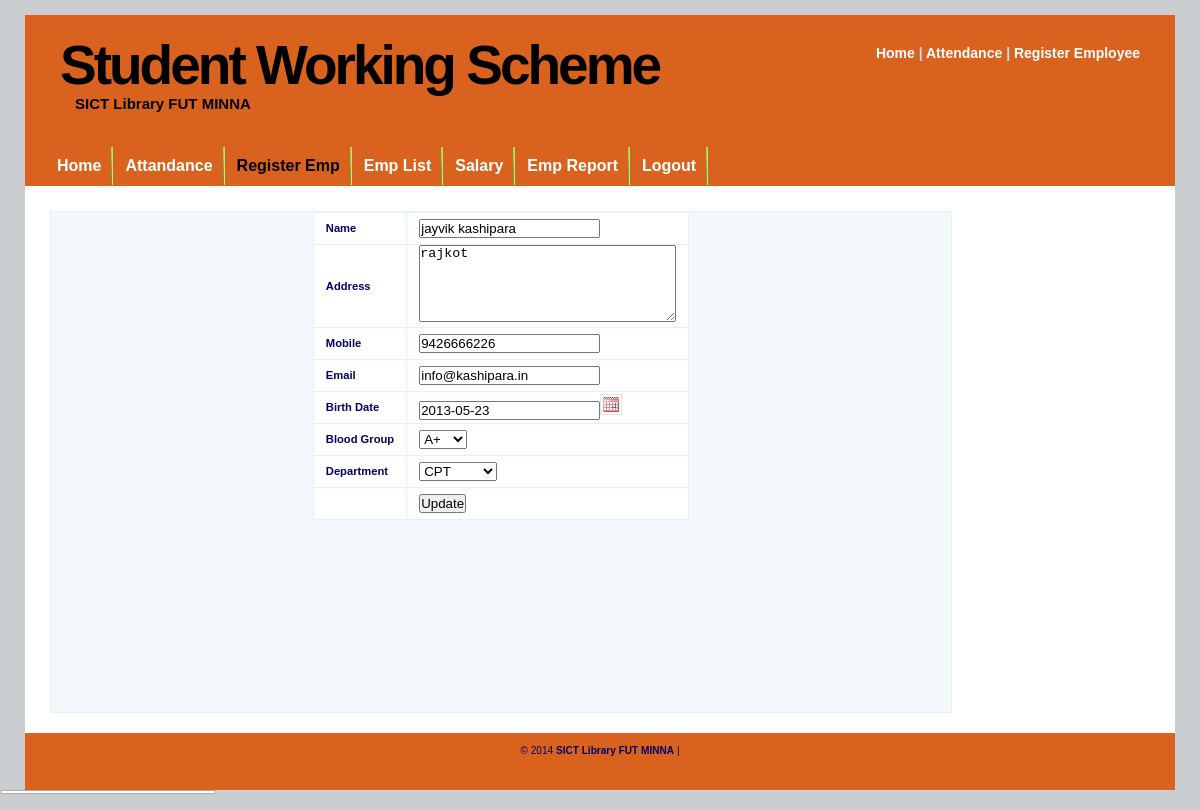
/EmployeeRegister.php?EmpID=23 (signed in), run on an earlier commit of the app's database.
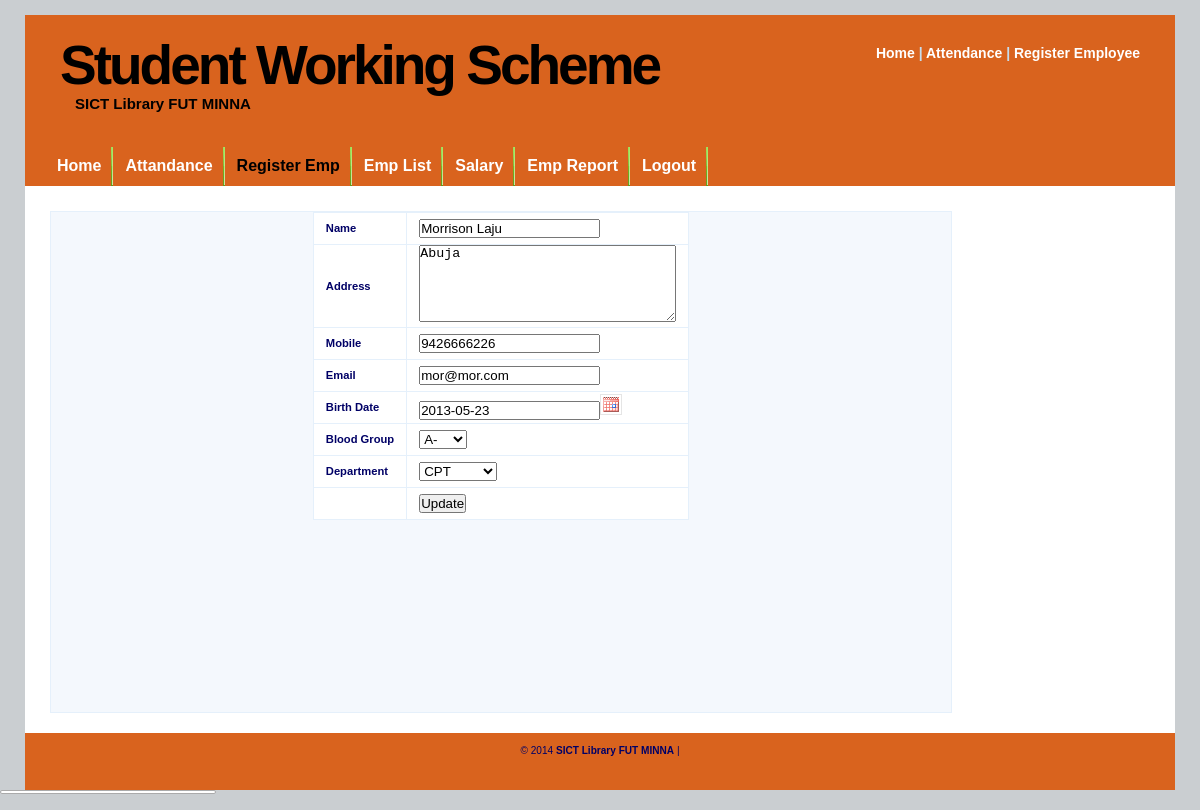
And on a later commit of the database.
### tables this page shows
CREATE TABLE IF NOT EXISTS `employee_detail` (
  `EmpID` int(10) NOT NULL AUTO_INCREMENT,
  `EmpName` varchar(255) NOT NULL,
  `EmpAddress` text NOT NULL,
  `EmpMobile` varchar(15) NOT NULL,
  `EmpEmail` varchar(50) NOT NULL,
  `EmpBirthdate` date NOT NULL,
  `EmpBloodGroup` varchar(5) NOT NULL,
  `EmpTechnology` varchar(20) NOT NULL,
  PRIMARY KEY (`EmpID`)
);

### class/dbclass.php (called while the page is built, shortened)
<?php
class MySQLCN {
   function MySQLCN() {
      $user = DB_USERNAME;
      $pass = DB_PASSWORD;
      $server = DB_SERVER;
      $conn = mysql_connect($server, $user, $pass);
      $this->CONN = $conn;
      return true;
   }
   function select($sql = "") {
      $conn = $this->CONN;
      $results = @mysql_query($sql, $conn);
      $count = 0;
      $data = array();
      while ($row = mysql_fetch_array($results)) {
        foreach ($row as $key => $value) {
            if (!is_array($value)) {
               $row[$key] = htmlspecialchars_decode($value, ENT_QUOTES);
            }
         }
         $data[$count] = $row;
         $count++;
      }
      return $data;
   }
}
?>

### class/EmpRegister.php (called while the page is built, shortened)
<?php
class EmpRegister extends MySQLCN {
    function get($EmpID) {
        $qry = "SELECT *
                FROM `employee_detail` ed LEFT JOIN salary_detail sd ON sd.EmpID = ed.EmpID
                WHERE ed.EmpID = '{$EmpID}'";
        return $this->select($qry);
    }
}
?>

### EmployeeRegister.php (the view, shortened to what this page needs)
<?php
require_once 'class/dbclass.php';
require_once 'class/EmpRegister.php';
$emp = new EmpRegister();
$EmpID = $_REQUEST['EmpID'];
if ($EmpID != NULL) {
    $result = $emp->get($EmpID);
}
?>
<!DOCTYPE html PUBLIC "-//W3C//DTD XHTML 1.0 Strict//EN" "http://www.w3.org/TR/xhtml1/DTD/xhtml1-strict.dtd">
<html xmlns="http://www.w3.org/1999/xhtml" xml:lang="en" lang="en">
<head>
    <?php require_once 'config/commonJS.php'; ?>
</head>
<body>
<div id="wrap">
    <?php @require_once 'menu/header.php'; ?>
    <?php @require_once 'menu/menu.php'; ?>
    <div id="content-wrap">
        <div id="main">
            <form id="formSubmit" method="post" action="process/processEmpRegister.php">
                <center>
                    <table class="tbl">
                        <tr>
                            <td><b>Name</b></td>
                            <td><input type="text" class="validate[required]" name="EmpName" id="EmpName"
                                       value="<?php echo $result[0]['EmpName']; ?>"/></td>
                        </tr>
                        <tr>
                            <td><b>Address</b></td>
                            <td><textarea rows="5" cols="30" class="validate[required]" name="EmpAddress"
                                          id="EmpAddress"><?php echo $result[0]['EmpAddress']; ?></textarea></td>
                        </tr>
                        <tr>
                            <td><b>Mobile</b></td>
                            <td><input class="validate[required,minSize[10],maxSize[14],custom[integer]]" type="text"
                                       class="validate[required]" name="EmpMobile" id="EmpMobile"
                                       value="<?php echo $result[0]['EmpMobile']; ?>"/></td>
                        </tr>
                        <tr>
                            <td><b>Email</b></td>
                            <td><input type="text" class="validate[required,custom[email]]" name="EmpEmail"
                                       id="EmpEmail" value="<?php echo $result[0]['EmpEmail']; ?>"/></td>
                        </tr>
                        <tr>
                            <td><b>Birth Date</b></td>
                            <td><input type="text" class="validate[required]" readonly name="EmpBirthdate"
                                       id="EmpBirthdate" value="<?php echo $result[0]['EmpBirthdate']; ?>"/></td>
                        </tr>
                        <tr>
                            <td><b>Blood Group</b></td>
                            <td><select name="EmpBloodGroup" id="EmpBloodGroup">
                                    <option
                                        value="A+" <?php echo $result[0]['EmpBloodGroup'] == 'A+' ? 'selected' : ''; ?> >
                                        A+
                                    </option>
                                    <option
                                        value="A-" <?php echo $result[0]['EmpBloodGroup'] == 'A-' ? 'selected' : ''; ?> >
                                        A-
                                    </option>
                                </select>
                            </td>
                        </tr>
                        <tr>
                            <td><b>Department</b></td>
                            <td>
                                <select name="EmpTechnology" id="EmpTechnology">
                                    <option
                                        value="cpt" <?php echo $result[0]['EmpTechnology'] == 'cpt' ? 'selected' : ''; ?> >
                                        CPT
                                    </option>
                                </select>
                            </td>
                        </tr>
                        <tr>
                            <td></td>
                            <td><input type="submit" name="submit" id=""
                                       value="<?php echo $EmpID == '' ? 'Register' : 'Update'; ?>"/></td>
                        </tr>
                    </table>
                </center>
            </form>
        </div>
    </div>
    <?php @require_once 'menu/footer.php'; ?>
</div>
</body>
</html>

### config/commonJS.php (shortened to what this page needs)
<link rel="stylesheet" href="css/CoolWater.css" type="text/css" />
<link rel="stylesheet" href="css/validation/validationEngine.jquery.css" type="text/css" media="screen" title="no title" charset="utf-8" />
<link rel="stylesheet" href="css/themes/base/jquery.ui.all.css" />
<link rel="stylesheet" href="css/dataTable/demo_page.css" type="text/css" />
<link rel="stylesheet" href="css/dataTable/demo_table_jui.css" type="text/css" />
<link rel="stylesheet" href="css/dataTable/smoothness/jquery-ui-1.8.4.custom.css" type="text/css" />

### menu/header.php
<div id="header">
    <h1 id="logo-text"><a href=".">Student Working Scheme</a></h1>
    <h3><p id="slogan">SICT Library FUT MINNA</p></h3>
    <div id="header-links">
        <p>
            <a href=".">Home</a> |
            <a href="AddAttendance.php">Attendance</a> |
            <a href="EmployeeRegister.php">Register Employee</a>
        </p>
    </div>
</div>

### menu/menu.php
<div  id="menu">
    <ul>
        <li id="menuHome"><a href=".">Home</a></li>
        <li id="menuAttandance" ><a href="AddAttendance.php">Attandance</a></li>
        <li id="menuEmployee" ><a href="EmployeeRegister.php">Register Emp</a></li>
        <li id="menuEmployeeList" ><a href="EmployeeList.php">Emp List</a></li>
        <li id="menuSalaryList" ><a href="SalaryDetail.php">Salary</a></li>
        <li id="menuEmployeeReport" ><a href="EmployeeReport.php">Emp Report</a></li>
        <li id="menuEmployeeList" ><a href="process/processLogout.php">Logout</a></li>
    </ul>
</div>

### menu/footer.php (shortened to what this page needs)
<div id="footer">
    <p>
        &copy; 2014 <strong>SICT Library FUT MINNA</strong> |
    </p>
</div>

### css/CoolWater.css (style rules this page uses)
* { margin: 0; padding: 0; outline: 0; }
body { background: #caced1; font: 70%/1.5em Verdana, Tahoma, arial, sans-serif; color: #000066; text-align: center; margin: 15px 0; }
a, a:visited { text-decoration: none; background: inherit; color: #FB9233; }
a { cursor: pointer; }
h1, h2, h3 { font-family: 'Trebuchet MS', Tahoma, Sans-serif; }
h1 { font-size: 180%; font-weight: normal; color: #555; }
h3 { font-size: 135%; color: #666666; }
h1, h2, h3, p { margin: 10px 15px; padding: 0; }
ul, ol { margin: 5px 15px; padding: 0 25px; }
.tbl { border-collapse: collapse; }
.tbl tr { height: 32px; background: #fff; }
.tbl td { padding-left: 12px; padding-right: 12px; border: 1px solid #E5F0FB; }
#wrap { width: 1150px; background: #FFF; margin: 0 auto; text-align: left; }
#content-wrap { clear: both; width: 1140px; margin: 5px auto; padding: 0; }
#header { position: relative; height: 131px; background: #D9631E; padding: 0; color: #000000; }
#header h1#logo-text a { position: absolute; margin: 0; padding: 0; font: bolder 55px 'Trebuchet MS', Arial, Sans-serif; letter-spacing: -3px; color: #000000; text-transform: none; text-decoration: none; background: transparent; top: 18px; left: 35px; }
#header p#slogan { position: absolute; margin: 0; padding: 0; font: bold 15px 'Trebuchet MS', Arial, Georgia, Sans-serif; text-transform: none; color: #000000; top: 80px; left: 50px; }
#header #header-links { position: absolute; color: #C6DDEE; font: bold 14px "Trebuchet MS", Arial, Tahoma, Sans-serif; top: 20px; right: 20px; }
#header #header-links a { color: #fff; text-decoration: none; }
#menu { clear: both; margin: 0 auto; padding: 0; background: #D9631E; font: bold 16px/40px "trebuchet MS", Arial, Tahoma, Sans-serif; height: 40px; width: 1150px; }
#menu ul { float: left; list-style: none; margin: 0; padding: 0 0 0 20px; }
#menu ul li { display: inline; }
#menu ul li a { display: block; float: left; padding: 0 12px; color: #fff; text-decoration: none; background: url(../images/sep.jpg) no-repeat 100% 100%; }
#menu ul li.current a { color: #000000; }
#main { float: left; width: 900px; margin: 20px 20px 20px 20px; display: inline; min-height: 500px; background: none repeat scroll 0 0 #F4F8FD; border: 1px solid #E5F0FB; }
#footer { color: 000066; background: #D9631E; clear: both; width: 1150px; height: 57px; text-align: center; font-size: 90%; }
#footer p { padding: 10px 0; margin: 0; }

What changed in the data, as far as the page shows it:
changed employee_detail: EmpName "jayvik kashipara" → "Morrison Laju"; EmpAddress "rajkot" → "Abuja"; EmpEmail "info@kashipara.in" → "mor@mor.com"; EmpBloodGroup "A+" → "A-"; EmpTechnology (not shown) → "CPT"
Also different on the page:
form field EmpTechnology: "CPT" → (not shown)
